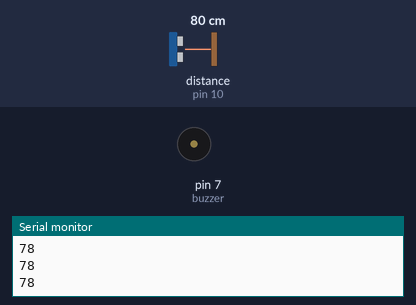
Simulated run of this sketch. Board: Arduino Uno, built with avr-gcc and run on an emulated ATmega328P. Parts: buzzer (waves = sounding, pin HIGH), the last lines printed to the serial monitor. Wiring (inferred from the names in the program): ultrasonic range finder: trigger pin 9; echo pin 10. Inputs (shaded band) come from the test bench; at power-on: distance to the obstacle (sensor on pin 10) 80 cm. The echo pulse lasts 58.3 µs per cm; pins used as bus, display or sensor lines are not drawn.

Above: at 1.2 s.
1.3 s: distance to the obstacle (sensor on pin 10) set to 17 cm
2.8 s: distance to the obstacle (sensor on pin 10) set to 14 cm
At 3.3 s:
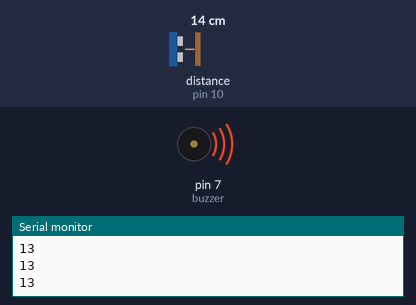
4.3 s: distance to the obstacle (sensor on pin 10) set to 18 cm
At 5.5 s:
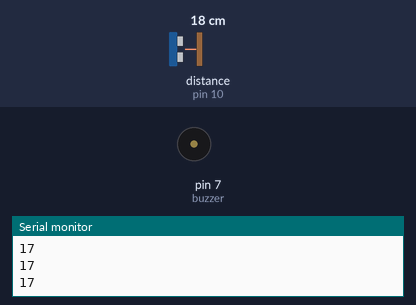
5.8 s: distance to the obstacle (sensor on pin 10) set to 2 cm
At 6.7 s:
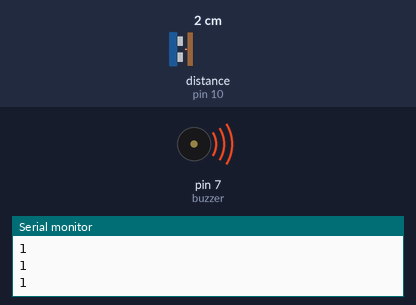
Timing chart, 0 to 8.3 s (numbered marks = the images above; inputs shaded):
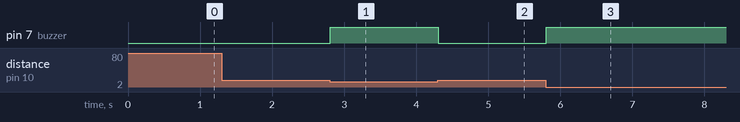

The sketch:

ultrasonic_sensor_buzzer.ino
```cpp
//note : connect the buzzer wihtout a resistor

const int buzzer = 7;
const int trigPin = 9;
const int echoPin = 10;
long duration;
long distance;

void setup() {
  // put your setup code here, to run once:

  Serial.begin(9600);
  pinMode(buzzer,OUTPUT);
  pinMode(trigPin,OUTPUT);
  pinMode(echoPin,INPUT);
}

void loop() {
  // put your main code here, to run repeatedly:

  digitalWrite(9,LOW);
  delayMicroseconds(2);
  digitalWrite(9,HIGH);
  delayMicroseconds(10);
  digitalWrite(9,LOW);

  duration = pulseIn(10,HIGH);
  distance = (duration * 0.034/2);
  Serial.println(distance);

  if(distance < 15)
  {
    digitalWrite(buzzer,HIGH);
  }
  else
  {
    digitalWrite(buzzer,LOW);
  }
}
```

Measured:
- the behaviour switches between 16 and 15 cm on distance to the obstacle (sensor on pin 10) (found by bisection; images 0 and 1)
- after the input at 2.8 s, pin 7 (buzzer): LOW → HIGH at once
- after the input at 4.3 s, pin 7 (buzzer): HIGH → LOW at once
- after the input at 5.8 s, pin 7 (buzzer): LOW → HIGH at once
